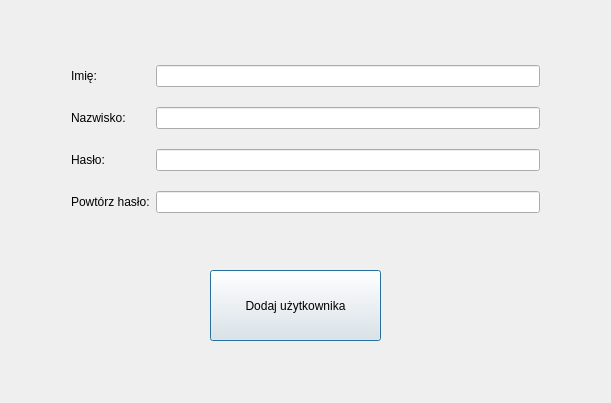
<?xml version="1.0" encoding="UTF-8"?>
<ui version="4.0">
 <class>adduser</class>
 <widget class="QDialog" name="adduser">
  <property name="geometry">
   <rect>
    <x>0</x>
    <y>0</y>
    <width>611</width>
    <height>403</height>
   </rect>
  </property>
  <property name="windowTitle">
   <string>Dodaj użytkownika</string>
  </property>
  <widget class="QWidget" name="gridLayoutWidget">
   <property name="geometry">
    <rect>
     <x>60</x>
     <y>40</y>
     <width>491</width>
     <height>201</height>
    </rect>
   </property>
   <layout class="QGridLayout" name="gridLayout">
    <item row="2" column="1">
     <widget class="QLineEdit" name="lineEditpassword">
      <property name="echoMode">
       <enum>QLineEdit::Password</enum>
      </property>
     </widget>
    </item>
    <item row="3" column="1">
     <widget class="QLineEdit" name="lineEditpasswordagain">
      <property name="echoMode">
       <enum>QLineEdit::Password</enum>
      </property>
     </widget>
    </item>
    <item row="0" column="1">
     <widget class="QLineEdit" name="lineEditname">
      <property name="text">
       <string/>
      </property>
     </widget>
    </item>
    <item row="1" column="1">
     <widget class="QLineEdit" name="lineEditlastname"/>
    </item>
    <item row="0" column="0">
     <widget class="QLabel" name="label">
      <property name="text">
       <string>Imię:</string>
      </property>
     </widget>
    </item>
    <item row="1" column="0">
     <widget class="QLabel" name="label_2">
      <property name="text">
       <string>Nazwisko:</string>
      </property>
     </widget>
    </item>
    <item row="2" column="0">
     <widget class="QLabel" name="label_3">
      <property name="text">
       <string>Hasło:</string>
      </property>
     </widget>
    </item>
    <item row="3" column="0">
     <widget class="QLabel" name="label_4">
      <property name="text">
       <string>Powtórz hasło:</string>
      </property>
     </widget>
    </item>
   </layout>
  </widget>
  <widget class="QPushButton" name="pushButton">
   <property name="geometry">
    <rect>
     <x>210</x>
     <y>270</y>
     <width>171</width>
     <height>71</height>
    </rect>
   </property>
   <property name="text">
    <string>Dodaj użytkownika</string>
   </property>
  </widget>
 </widget>
 <layoutdefault spacing="6" margin="11"/>
 <tabstops>
  <tabstop>lineEditname</tabstop>
  <tabstop>lineEditlastname</tabstop>
  <tabstop>lineEditpassword</tabstop>
  <tabstop>lineEditpasswordagain</tabstop>
  <tabstop>pushButton</tabstop>
 </tabstops>
 <resources/>
 <connections/>
</ui>
